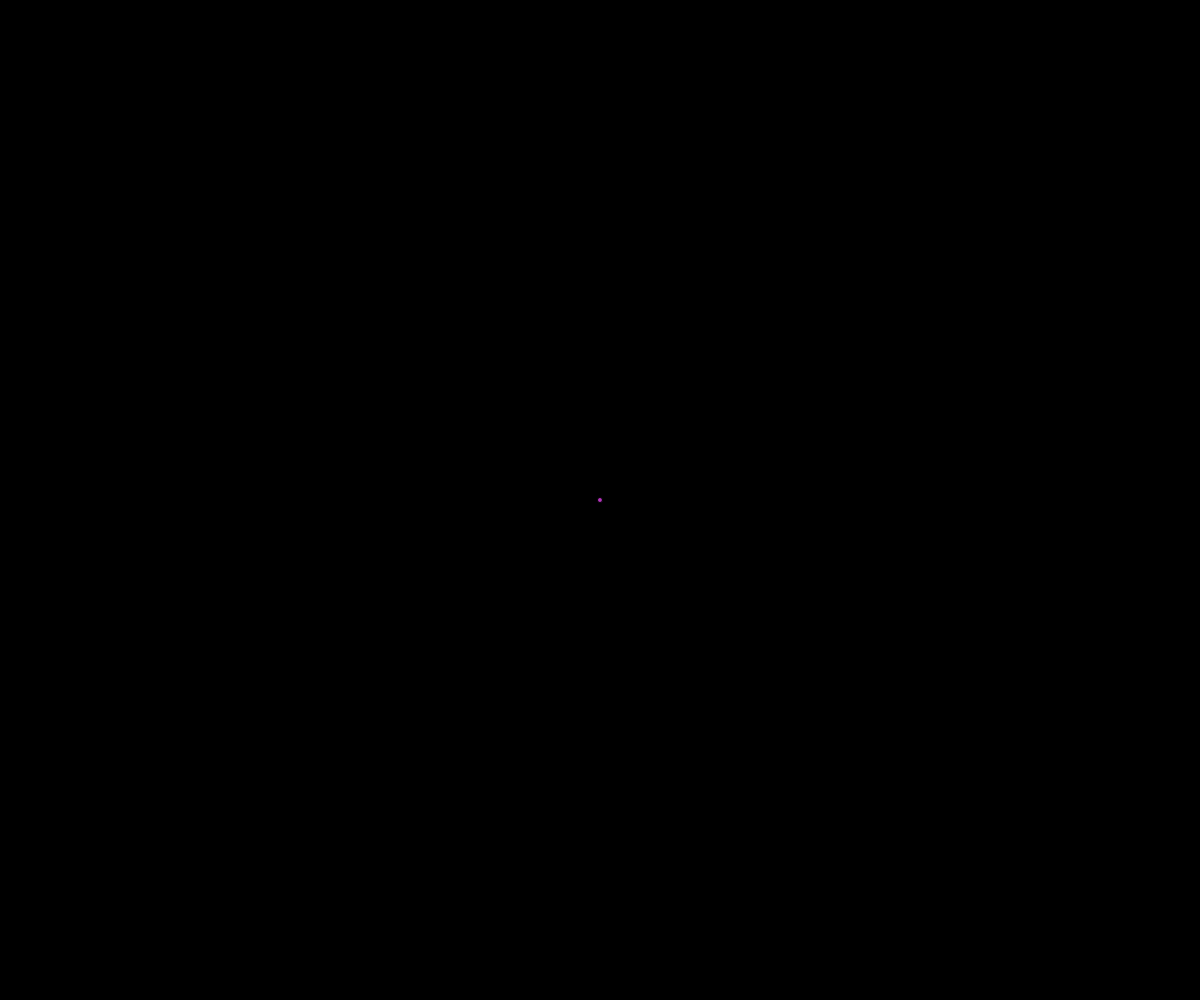
Frame 1 (no input)
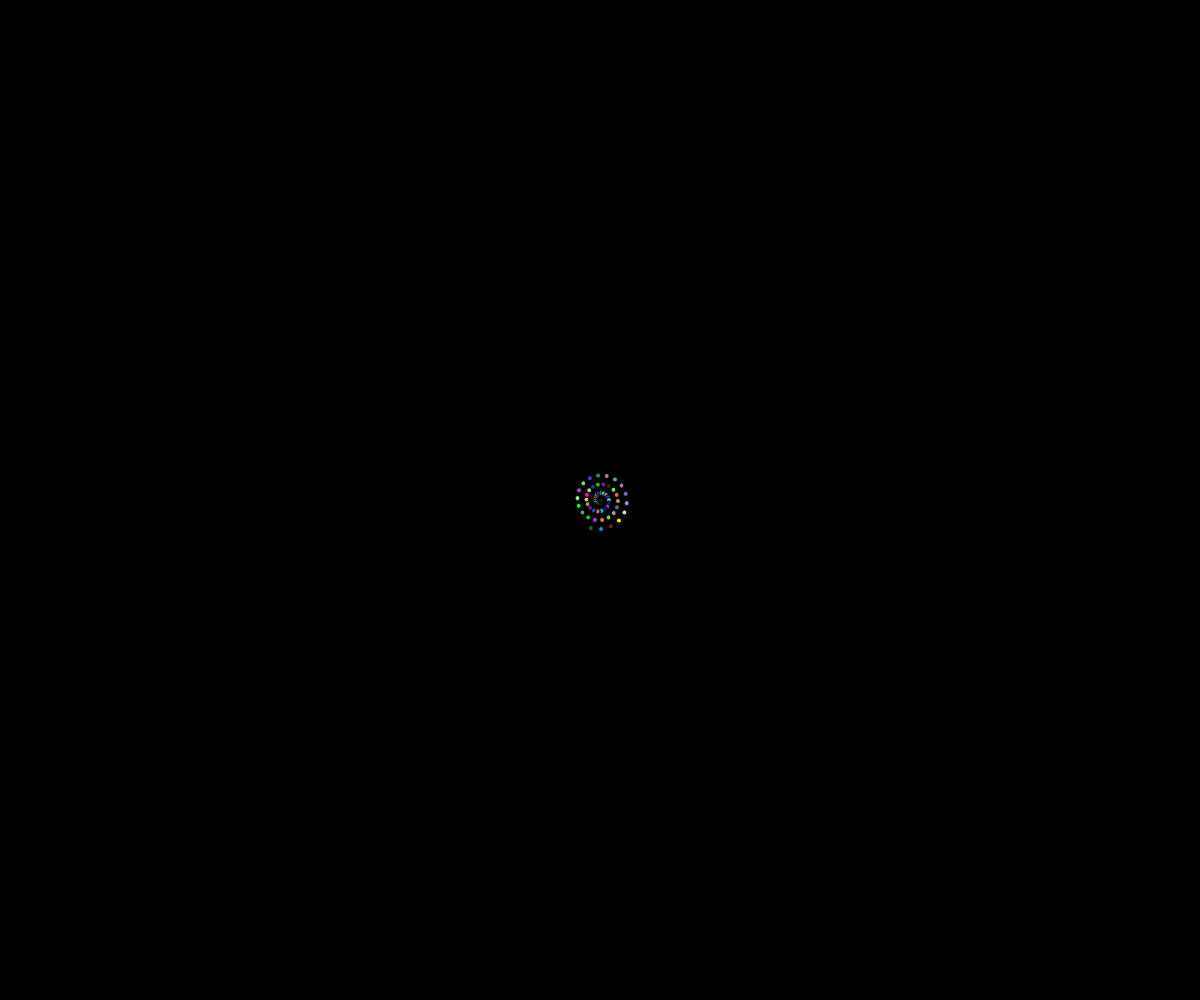
Frame 60 (no input)
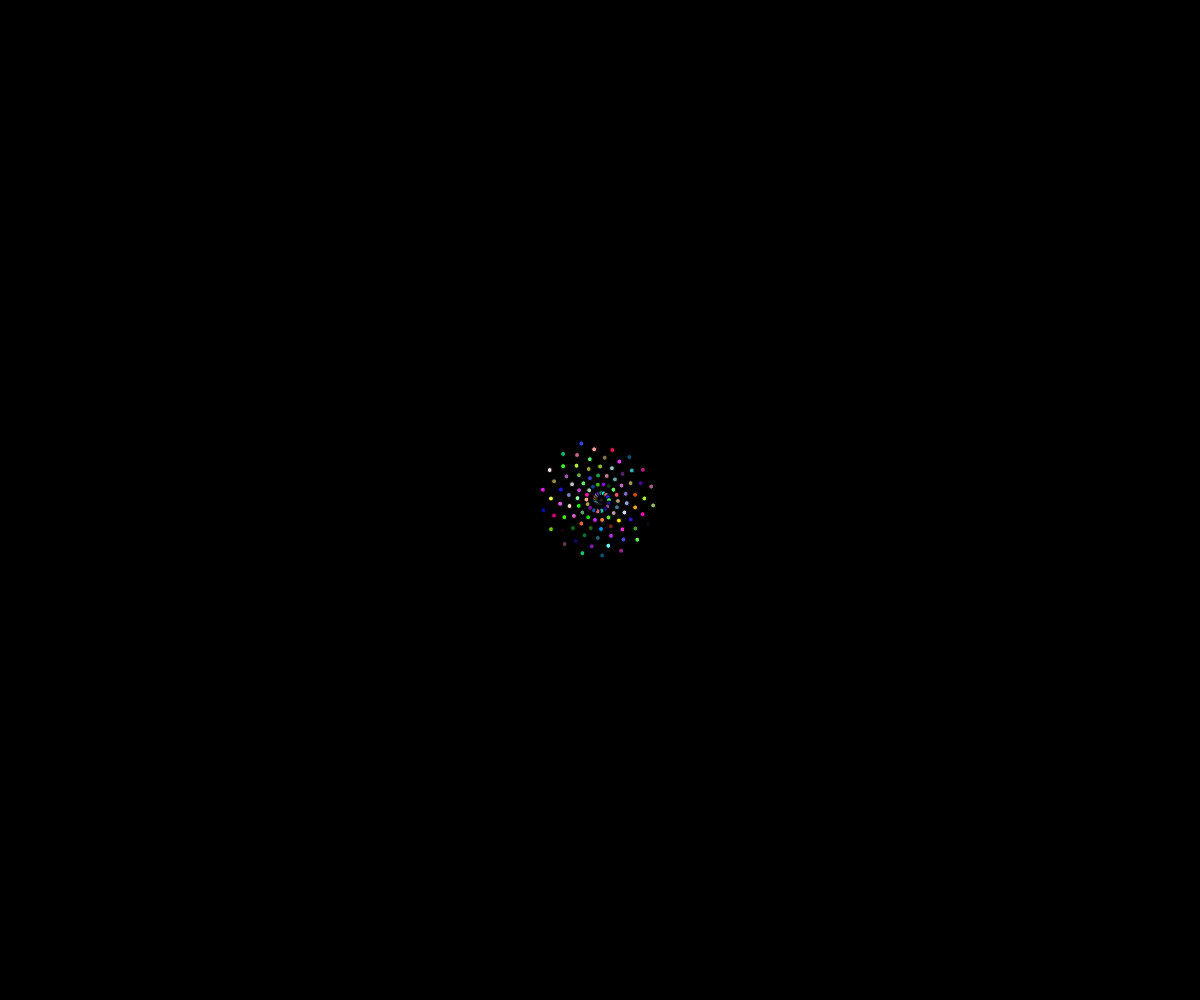
Frame 120 (the mouse pressed at the canvas centre since frame 60)

The p5.js sketch that drew these frames (run headless with seeded random() and noise() and a simulated clock; from frame 60 on, the mouse is pressed at the canvas centre):

// p5.js sketch
// ── sketch.js
let radius = 0;
let angle = 0;

function setup() {
  createCanvas(windowWidth, windowHeight);
  angleMode(DEGREES);
  background(0);
}

function draw() {
  translate(width/2, height/2)

  let circleX = radius * cos(angle);
  let circleY = radius * sin(angle);
  angle += 20 + sin(radius * 0.05) * 10; // 角度の増加量を変化

  fill(random(255),random(255),random(255))
  ellipse(circleX, circleY, 5,5)
  angle += 0.01;
  radius += 0.5;
}
